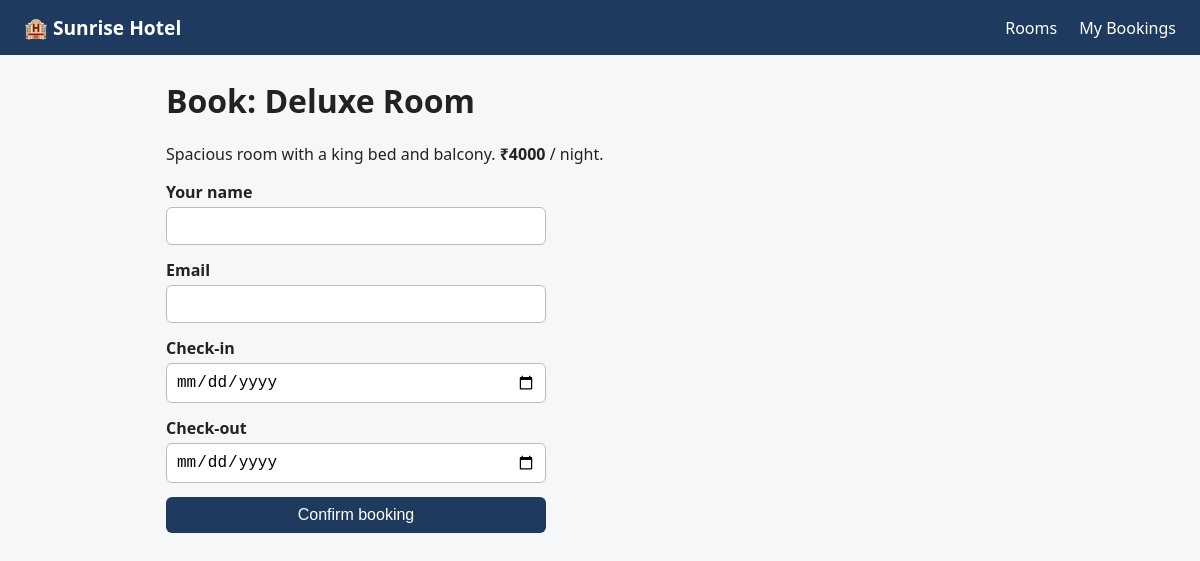
The page /book/2 on the database its author committed.
### tables this page shows
CREATE TABLE rooms (
            id INTEGER PRIMARY KEY AUTOINCREMENT,
            name TEXT NOT NULL,
            description TEXT,
            price_per_night INTEGER NOT NULL,
            capacity INTEGER NOT NULL
        );

### app.py (the view, shortened to what this page needs)
@app.route("/book/<int:room_id>", methods=["GET", "POST"])
def book(room_id):
    db = get_db()
    room = db.execute("SELECT * FROM rooms WHERE id = ?", (room_id,)).fetchone()
    if room is None:
        flash("Room not found.", "error")
        return redirect(url_for("index"))
    return render_template("book.html", room=room, today=date.today())

### app.py (called while the page is built)
def get_db():
    if "db" not in g:
        g.db = sqlite3.connect(DATABASE)
        g.db.row_factory = sqlite3.Row  # lets us use row["name"]
    return g.db

### templates/book.html
{% extends "base.html" %}
{% block content %}
<h1>Book: {{ room["name"] }}</h1>
<p>{{ room["description"] }} <strong>₹{{ room["price_per_night"] }}</strong> / night.</p>
<form method="post" class="form">
  <label>Your name
    <input type="text" name="guest_name" required>
  </label>
  <label>Email
    <input type="email" name="guest_email" required>
  </label>
  <label>Check-in
    <input type="date" name="check_in" min="{{ today }}" required>
  </label>
  <label>Check-out
    <input type="date" name="check_out" min="{{ today }}" required>
  </label>
  <button type="submit" class="btn">Confirm booking</button>
</form>
{% endblock %}

### static/style.css (style rules this page uses)
* { box-sizing: border-box; }
body { margin: 0; font-family: system-ui, sans-serif; background: #f6f7f9; color: #222; }
.btn { display: inline-block; padding: 9px 16px; background: #1f3a5f; color: #fff; border: 0; border-radius: 6px; cursor: pointer; text-decoration: none; font-size: 1rem; }
.form { display: grid; gap: 14px; max-width: 380px; margin-top: 16px; }
.form label { display: grid; gap: 4px; font-weight: 600; }
input { padding: 9px; border: 1px solid #bbb; border-radius: 6px; font-size: 1rem; }

### rows shown on the page
rooms: name "Deluxe Room", description "Spacious room with a king bed and balcony.", price_per_night "4000"
